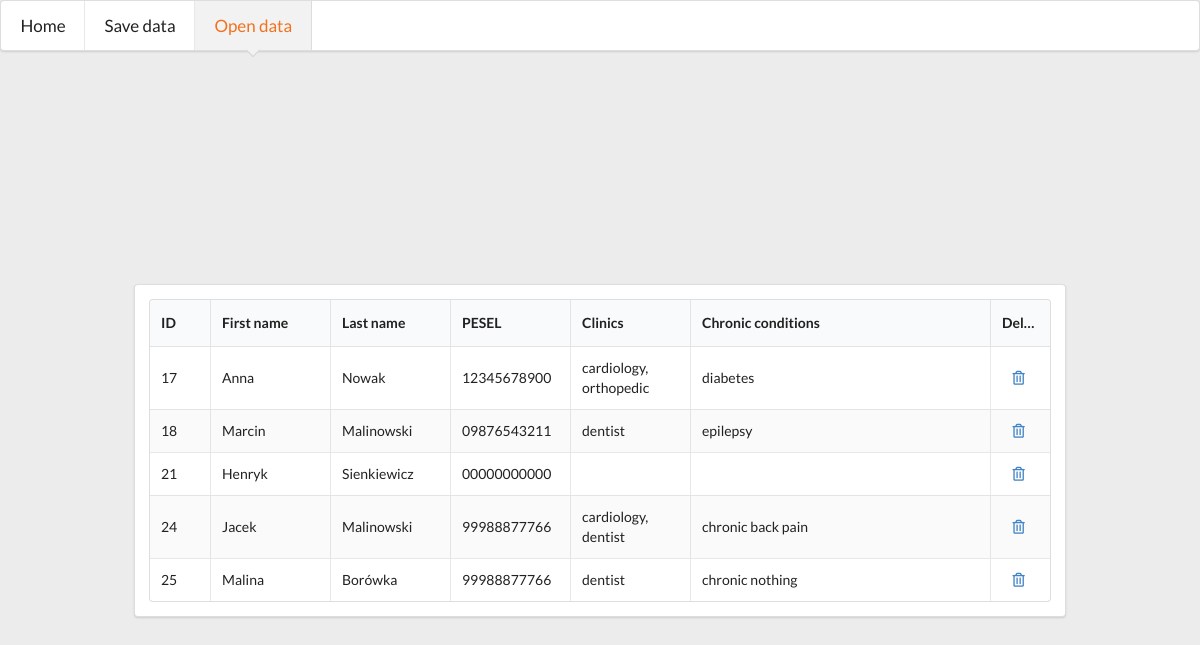
Page /medrecord/open_record/ on the committed database.
### medrecord/models.py (models this page shows)
class Patient(models.Model):
    first_name = models.CharField(max_length=200)
    last_name = models.CharField(max_length=200)
    pesel = models.CharField(max_length=11)
    clinics = models.CharField(max_length=1000, blank=True, null=True)
    chronic_conditions = models.CharField(max_length=1000, blank=True, null=True)

### medrecord/views.py (the view)
# urls.py: path('open_record/', views.open_record, name='open_record'),
def open_record(request):
    clear_session(request)
    patients = Patient.objects.all()
    return render(request, 'medrecord/open_record.html', {'patients': patients})

### medrecord/views.py (called while the page is built)
def clear_session(request):
    for key in list(request.session.keys()):
        del request.session[key]
    return

### medrecord/templates/medrecord/open_record.html (shortened to what this page needs)
<!DOCTYPE html>
<html lang="en">
<head>
    <link rel="stylesheet" href="https://cdnjs.cloudflare.com/ajax/libs/semantic-ui/2.4.1/semantic.min.css"/>
</head>
<body>
<div class="ui pointing menu huge">
    <a class="item" href="{% url 'medrecord:index' %}">
        Home
    </a>
    <a class="item" href="{% url 'medrecord:personal_info' %}">
        Save data
    </a>
    <a class="active orange item" href="{% url 'medrecord:open_record' %}">
        Open data
    </a>
</div>
<div class="ui middle aligned center aligned grid">
    <div class="column">
        <div class="ui segment">
            <table class="ui fixed celled striped top aligned table">
                <thead>
                <tr>
                    <th class="one wide">ID</th>
                    <th class="two wide">First name</th>
                    <th class="two wide">Last name</th>
                    <th class="two wide">PESEL</th>
                    <th class="two wide">Clinics</th>
                    <th class="five wide">Chronic conditions</th>
                    <th class="one wide center aligned">Delete</th>
                </tr>
                </thead>
                <tbody>
                {% for patient in patients %}
                <tr>
                    <td data-label="ID">{{patient.id}}</td>
                    <td data-label="First name">{{patient.first_name}}</td>
                    <td data-label="Last name">{{patient.last_name}}</td>
                    <td data-label="PESEL">{{patient.pesel}}</td>
                    <td data-label="Clinics">{{patient.clinics}}</td>
                    <td data-label="Chronic conditions">{{patient.chronic_conditions}}</td>
                    <td data-label="Delete" class="center aligned">
                        <a href="/medrecord/delete/{{ patient.id }}"><i class="trash alternate outline icon"></i></a>
                    </td>
                    {% endfor %}
                </tbody>
            </table>
        </div>
    </div>
</div>
</body>
</html>

### medrecord/templates/medrecord/open_record.html (style rules this page uses)
body { background-color: #ececec; }
body>.grid { height: 100%; }
.column { max-width: 80vw; }

### rows in the picture
Patient: id "17", first_name "Anna", last_name "Nowak", pesel "12345678900", clinics "cardiology, orthopedic", chronic_conditions "diabetes"
Patient: id "18", first_name "Marcin", last_name "Malinowski", pesel "09876543211", clinics "dentist", chronic_conditions "epilepsy"
Patient: id "21", first_name "Henryk", last_name "Sienkiewicz", pesel "00000000000"
Patient: id "24", first_name "Jacek", last_name "Malinowski", pesel "99988877766", clinics "cardiology, dentist", chronic_conditions "chronic back pain"
Patient: id "25", first_name "Malina", last_name "Borówka", pesel "99988877766", clinics "dentist", chronic_conditions "chronic nothing"
